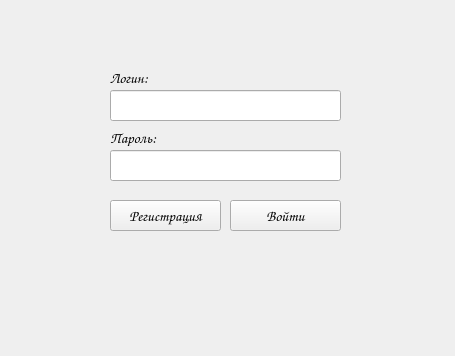
<?xml version="1.0" encoding="UTF-8"?>
<ui version="4.0">
 <class>Form</class>
 <widget class="QWidget" name="Form">
  <property name="geometry">
   <rect>
    <x>0</x>
    <y>0</y>
    <width>455</width>
    <height>356</height>
   </rect>
  </property>
  <property name="font">
   <font>
    <family>Comic Sans MS</family>
    <pointsize>11</pointsize>
   </font>
  </property>
  <property name="windowTitle">
   <string>Form</string>
  </property>
  <property name="autoFillBackground">
   <bool>false</bool>
  </property>
  <widget class="QStackedWidget" name="stackedWidget">
   <property name="geometry">
    <rect>
     <x>0</x>
     <y>0</y>
     <width>451</width>
     <height>351</height>
    </rect>
   </property>
   <property name="currentIndex">
    <number>0</number>
   </property>
   <widget class="QWidget" name="page_1">
    <widget class="QPushButton" name="reg_btn">
     <property name="geometry">
      <rect>
       <x>110</x>
       <y>200</y>
       <width>111</width>
       <height>31</height>
      </rect>
     </property>
     <property name="toolTipDuration">
      <number>1</number>
     </property>
     <property name="text">
      <string>Регистрация</string>
     </property>
    </widget>
    <widget class="QLabel" name="label_2">
     <property name="geometry">
      <rect>
       <x>110</x>
       <y>130</y>
       <width>91</width>
       <height>16</height>
      </rect>
     </property>
     <property name="text">
      <string>Пароль:</string>
     </property>
    </widget>
    <widget class="QPushButton" name="conf_btn">
     <property name="geometry">
      <rect>
       <x>230</x>
       <y>200</y>
       <width>111</width>
       <height>31</height>
      </rect>
     </property>
     <property name="text">
      <string>Войти</string>
     </property>
    </widget>
    <widget class="QLineEdit" name="login_line">
     <property name="geometry">
      <rect>
       <x>110</x>
       <y>90</y>
       <width>231</width>
       <height>31</height>
      </rect>
     </property>
     <property name="font">
      <font>
       <family>Comic Sans MS</family>
       <pointsize>11</pointsize>
      </font>
     </property>
    </widget>
    <widget class="QLineEdit" name="pass_line">
     <property name="geometry">
      <rect>
       <x>110</x>
       <y>150</y>
       <width>231</width>
       <height>31</height>
      </rect>
     </property>
     <property name="font">
      <font>
       <family>Comic Sans MS</family>
       <pointsize>11</pointsize>
      </font>
     </property>
     <property name="frame">
      <bool>true</bool>
     </property>
     <property name="echoMode">
      <enum>QLineEdit::Password</enum>
     </property>
    </widget>
    <widget class="QLabel" name="label">
     <property name="geometry">
      <rect>
       <x>110</x>
       <y>70</y>
       <width>61</width>
       <height>16</height>
      </rect>
     </property>
     <property name="text">
      <string>Логин:</string>
     </property>
    </widget>
    <widget class="QLabel" name="label_3">
     <property name="geometry">
      <rect>
       <x>190</x>
       <y>270</y>
       <width>121</width>
       <height>20</height>
      </rect>
     </property>
     <property name="text">
      <string/>
     </property>
    </widget>
   </widget>
   <widget class="QWidget" name="page_2">
    <widget class="QLabel" name="label_4">
     <property name="geometry">
      <rect>
       <x>20</x>
       <y>70</y>
       <width>91</width>
       <height>16</height>
      </rect>
     </property>
     <property name="text">
      <string>Пароль:</string>
     </property>
    </widget>
    <widget class="QLineEdit" name="login_line1">
     <property name="geometry">
      <rect>
       <x>20</x>
       <y>30</y>
       <width>231</width>
       <height>31</height>
      </rect>
     </property>
     <property name="font">
      <font>
       <family>Comic Sans MS</family>
       <pointsize>11</pointsize>
      </font>
     </property>
    </widget>
    <widget class="QLineEdit" name="pass_line2">
     <property name="geometry">
      <rect>
       <x>20</x>
       <y>90</y>
       <width>231</width>
       <height>31</height>
      </rect>
     </property>
     <property name="font">
      <font>
       <family>Comic Sans MS</family>
       <pointsize>11</pointsize>
      </font>
     </property>
     <property name="frame">
      <bool>true</bool>
     </property>
     <property name="echoMode">
      <enum>QLineEdit::Password</enum>
     </property>
    </widget>
    <widget class="QLabel" name="label_5">
     <property name="geometry">
      <rect>
       <x>20</x>
       <y>10</y>
       <width>61</width>
       <height>16</height>
      </rect>
     </property>
     <property name="text">
      <string>Логин:</string>
     </property>
    </widget>
    <widget class="QLabel" name="label_6">
     <property name="geometry">
      <rect>
       <x>20</x>
       <y>130</y>
       <width>91</width>
       <height>16</height>
      </rect>
     </property>
     <property name="text">
      <string>Имя</string>
     </property>
    </widget>
    <widget class="QLineEdit" name="name_line">
     <property name="geometry">
      <rect>
       <x>20</x>
       <y>150</y>
       <width>231</width>
       <height>31</height>
      </rect>
     </property>
     <property name="font">
      <font>
       <family>Comic Sans MS</family>
       <pointsize>11</pointsize>
      </font>
     </property>
     <property name="frame">
      <bool>true</bool>
     </property>
     <property name="echoMode">
      <enum>QLineEdit::Normal</enum>
     </property>
    </widget>
    <widget class="QLabel" name="label_7">
     <property name="geometry">
      <rect>
       <x>20</x>
       <y>190</y>
       <width>91</width>
       <height>16</height>
      </rect>
     </property>
     <property name="text">
      <string>Фамилия</string>
     </property>
    </widget>
    <widget class="QLineEdit" name="name2_line">
     <property name="geometry">
      <rect>
       <x>20</x>
       <y>210</y>
       <width>231</width>
       <height>31</height>
      </rect>
     </property>
     <property name="font">
      <font>
       <family>Comic Sans MS</family>
       <pointsize>11</pointsize>
      </font>
     </property>
     <property name="frame">
      <bool>true</bool>
     </property>
     <property name="echoMode">
      <enum>QLineEdit::Normal</enum>
     </property>
    </widget>
    <widget class="QPushButton" name="create_btn">
     <property name="geometry">
      <rect>
       <x>240</x>
       <y>310</y>
       <width>111</width>
       <height>31</height>
      </rect>
     </property>
     <property name="text">
      <string>Создать</string>
     </property>
    </widget>
    <widget class="QPushButton" name="back_btn">
     <property name="geometry">
      <rect>
       <x>120</x>
       <y>310</y>
       <width>111</width>
       <height>31</height>
      </rect>
     </property>
     <property name="text">
      <string>Назад</string>
     </property>
    </widget>
    <widget class="QLineEdit" name="about_line">
     <property name="geometry">
      <rect>
       <x>20</x>
       <y>270</y>
       <width>231</width>
       <height>31</height>
      </rect>
     </property>
     <property name="font">
      <font>
       <family>Comic Sans MS</family>
       <pointsize>11</pointsize>
      </font>
     </property>
     <property name="frame">
      <bool>true</bool>
     </property>
     <property name="echoMode">
      <enum>QLineEdit::Normal</enum>
     </property>
    </widget>
    <widget class="QLabel" name="label_8">
     <property name="geometry">
      <rect>
       <x>20</x>
       <y>250</y>
       <width>91</width>
       <height>16</height>
      </rect>
     </property>
     <property name="text">
      <string>Что-то:</string>
     </property>
    </widget>
    <widget class="QPushButton" name="img_btn">
     <property name="geometry">
      <rect>
       <x>270</x>
       <y>30</y>
       <width>91</width>
       <height>31</height>
      </rect>
     </property>
     <property name="text">
      <string>Выбрать</string>
     </property>
    </widget>
    <widget class="QLabel" name="label_9">
     <property name="geometry">
      <rect>
       <x>270</x>
       <y>70</y>
       <width>91</width>
       <height>16</height>
      </rect>
     </property>
     <property name="text">
      <string>Фото:</string>
     </property>
    </widget>
    <widget class="QLabel" name="img_fr">
     <property name="geometry">
      <rect>
       <x>270</x>
       <y>100</y>
       <width>131</width>
       <height>121</height>
      </rect>
     </property>
     <property name="text">
      <string/>
     </property>
    </widget>
   </widget>
  </widget>
 </widget>
 <resources/>
 <connections/>
</ui>
